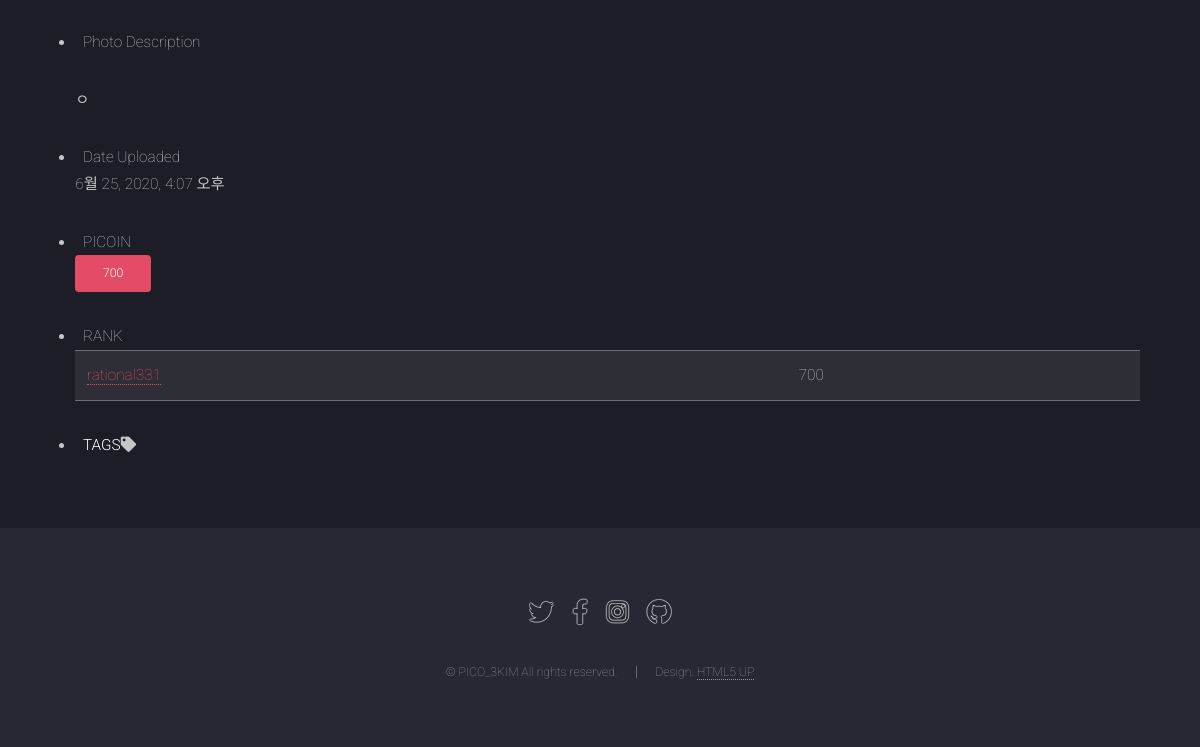
/explore/7/ (lower part), run on an earlier commit of the app's database.
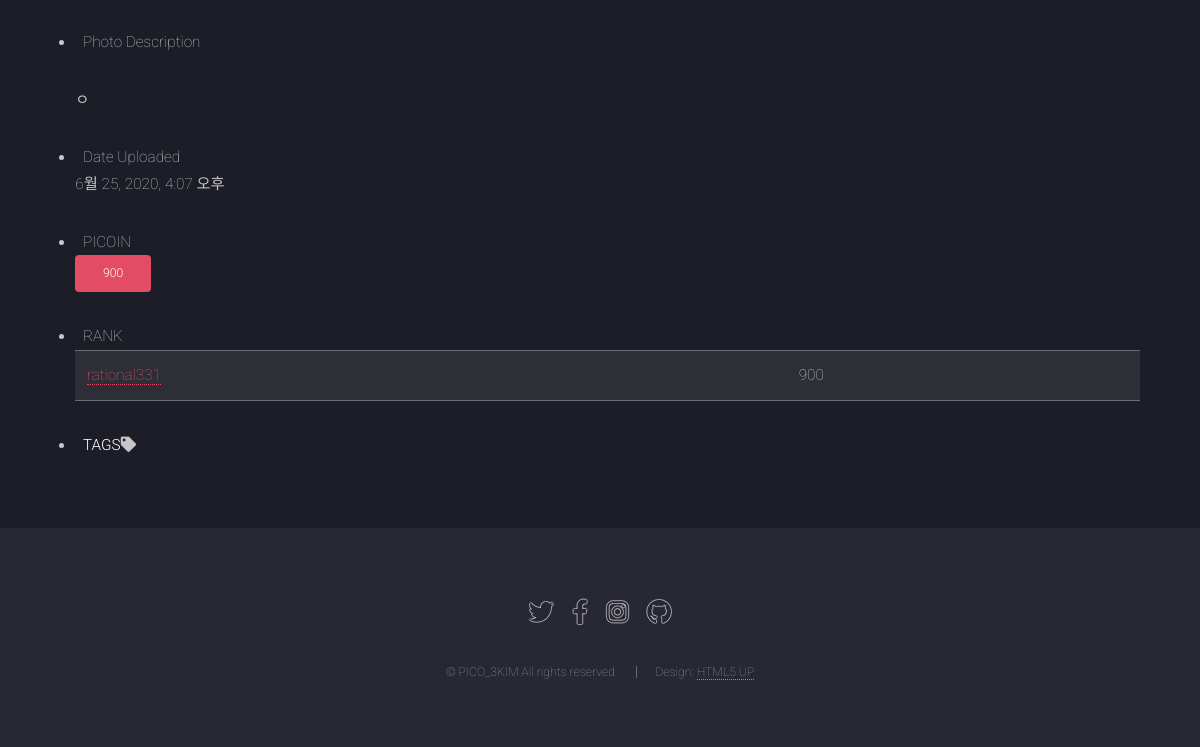
And on a later commit of the database.
### photo/models.py (models this page shows, shortened)
class Photo(models.Model):
    title = models.CharField('TITLE', max_length=30)
    description = models.TextField('Photo Description', blank=True)
    tags = TaggableManager(blank=True)
    PICOIN = models.PositiveIntegerField(default=0, verbose_name='PICOIN')
    image = models.ImageField('IMAGE', upload_to='SorlPhoto/%Y')
    upload_dt = models.DateTimeField('Upload Date', auto_now_add=True)
    owner = models.ForeignKey(User, on_delete=models.CASCADE, verbose_name='OWNER', blank=True, null=True)

### photo/views.py (the view)
# urls.py: path('<int:pk>/', views.PhotoDV.as_view(), name='photo_detail'),
class PhotoDV(DetailView):
    model = Photo
    def get_context_data(self, **kwargs):
        context = super(PhotoDV, self).get_context_data(**kwargs)
        piclog = PhotoicoInfoLog.objects.filter(photo=self.kwargs.get('pk'))
        piclog = piclog.values('donator').annotate(total_PICO=Sum('PICOIN')).order_by('donator')
        piclog = piclog.order_by('-total_PICO')[:5]
        user_list = User.objects.filter(id__in=piclog.values_list('donator'))
        user_list = zip(user_list, piclog)
        user_list = sorted(user_list, key=lambda x:x[1]['total_PICO'], reverse=True)
        context['donate_user_list'] = user_list
        return context

### photo/templates/photo/photo_detail.html (shortened to what this page needs)
{% extends "base.html" %}
{% load disqus_tags %}
{% block content %}
<section id="content">
    <ul class="col-12">
        <li class="h5">Photo Description</li>
        {% if object.description %}
        <p>{{ object.description|linebreaks }}</p>
        {% else %}
        <p>{{ blank }}</p>
        {% endif %}
        <li class="h5">Date Uploaded</li>
        <p>{{ object.upload_dt }}</p>
        <li class="h5">PICOIN</li>
        <p><a href="{% url 'photo:photo_pico_log' object.id %}" class="button primary small">{{ object.PICOIN }}</a></p>
        {% if donate_user_list %}
        <li class="h5">RANK</li>
        <table>
            <tbody>
                {% for donate_user in donate_user_list %}
                <tr>
                    <td><a href="{% url 'profile' donate_user.0.username %}">{{ donate_user.0.username }}</a></td>
                    <td>{{ donate_user.1.total_PICO }}</td>
                </tr>
                {% endfor %}
            </tbody>
        </table>
        {% endif %}
        <li>
            <div>
                <b>TAGS</b><i class="fas fa-tag"></i>
                {% load taggit_templatetags2_tags %}
            </div>
        </li>
    </ul>
</section>
{% endblock %}

What changed in the data, as far as the page shows it:
changed Photo: PICOIN "700" → "900"
Also different on the page:
{{ donate_user.1.total_PICO }}: "700" → "900"
